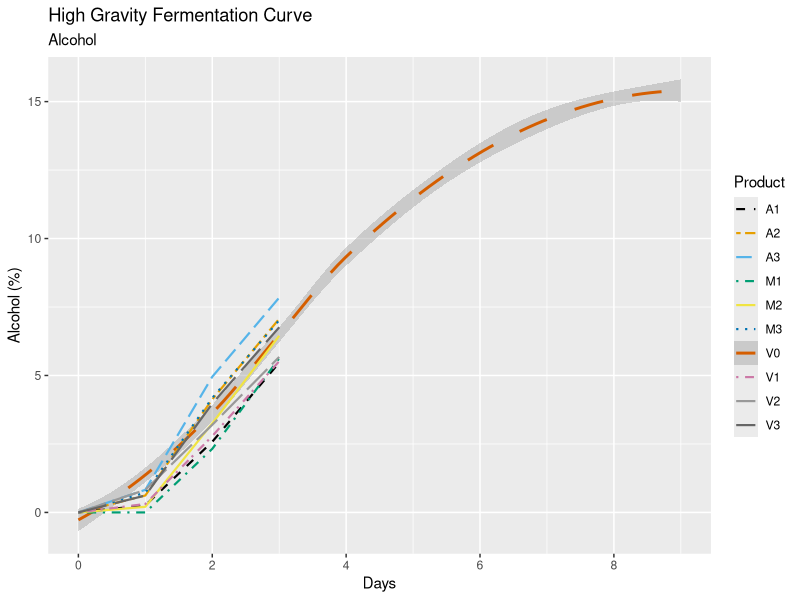
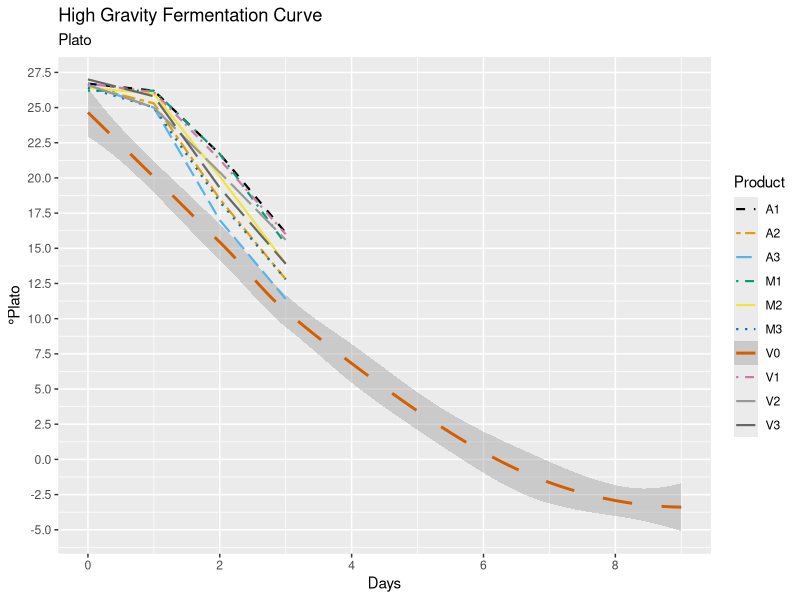
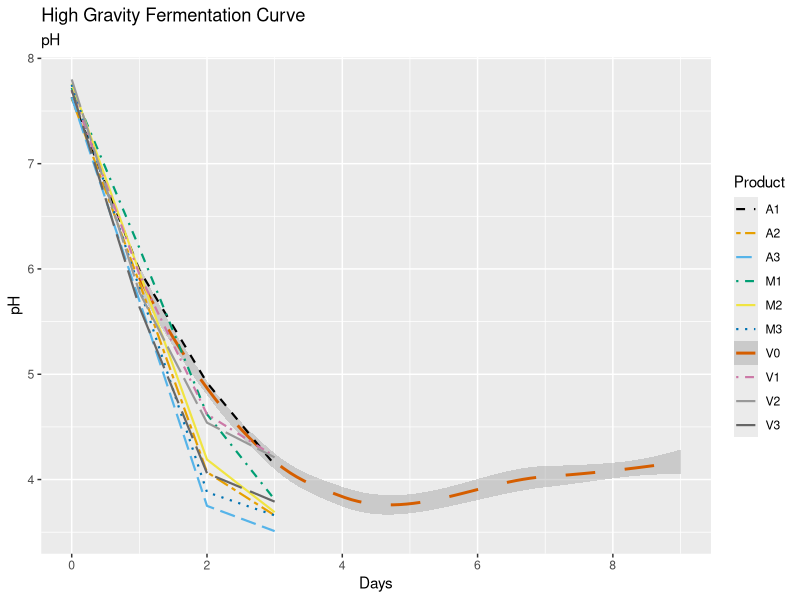
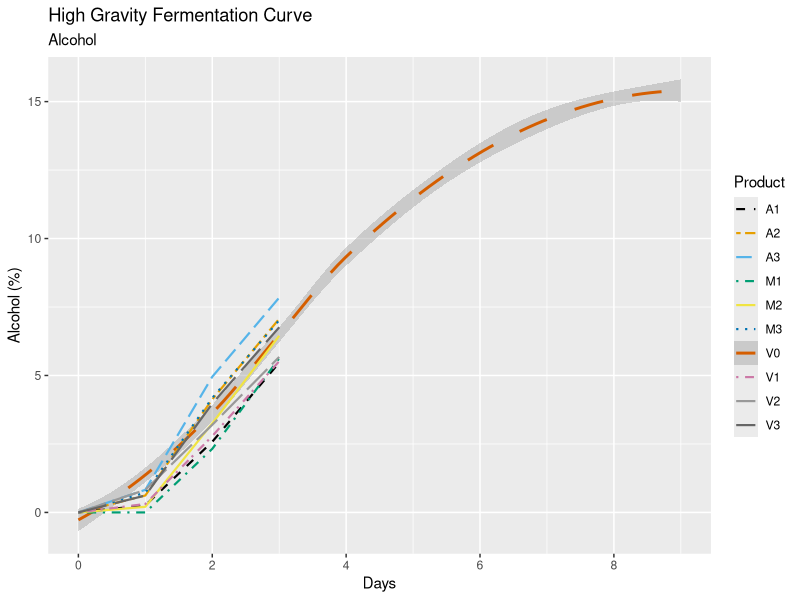
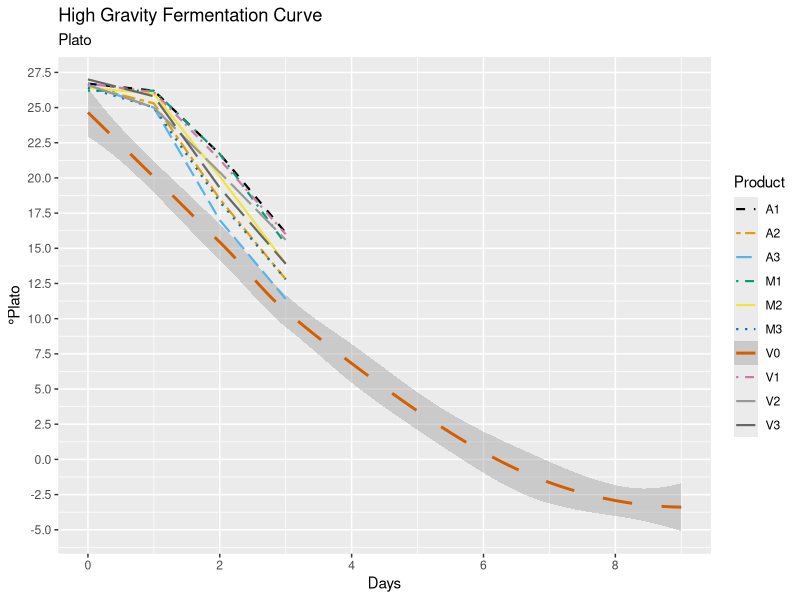
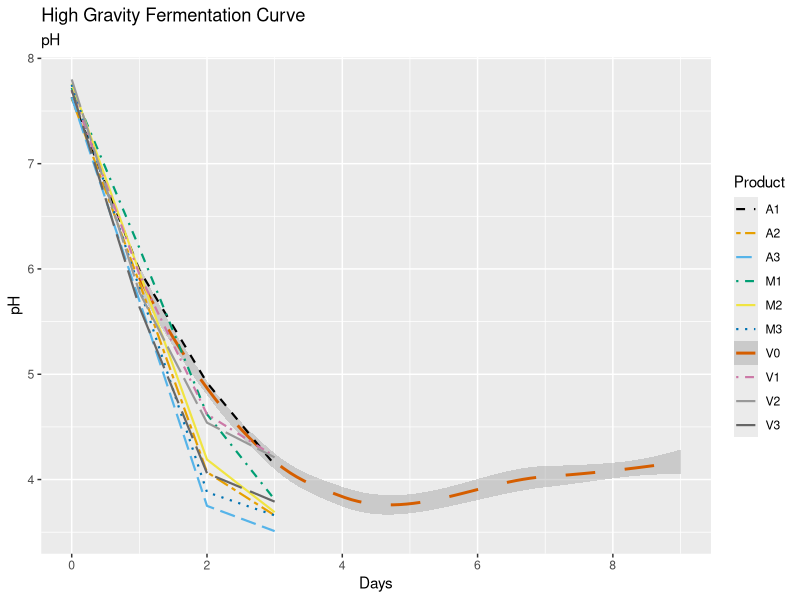

Recreate these plots in R, in order.
install.packages("tidyverse")
library(tidyverse)
install.packages("ggrepel")
library(ggrepel)


# Loading in csv file
spr22 <- read_csv("Spr2022.csv")

# Filters to pull historical data in and out.
# Previous Gusmer experiment data listed as V0
csu <- spr22 %>% 
  filter(product %in% c("A1","A2","A3","M1","M2","M3","V1","V2","V3"))
v0 <- spr22 %>% 
  filter(product %in% c("V0"))

# Colorblind-friendly palette and line types
cbPalette <- c("#000000","#E69F00","#56B4E9","#009E73","#F0E442","#0072B2","#D55E00","#CC79A7","#999999","#666666")
lineVariation <- c("dashed","twodash","longdash","dotdash","solid","dotted","aa","1342","D3","D4")

# Plot looking at alcohol production over time
ggplot(data=spr22,aes(x=day,y=alcohol*100,color=product,linetype=product))+
  geom_smooth(data=v0)+
  geom_line(data=csu,size=.75)+
  labs(title="High Gravity Fermentation Curve",
       subtitle="Alcohol",
       x="Days",
       y="Alcohol (%)",
       colour="Product",
       linetype="Product")+
  scale_color_manual(values=cbPalette)+
  scale_linetype_manual(values=lineVariation)+
  scale_x_continuous(breaks=seq(0,15,2))

ggsave("alcohol.png",width=8.5,height=5)

# Plot looking at plato reduction over time
ggplot(data=spr22,aes(x=day,y=plato,color=product,linetype=product))+
  geom_smooth(data=v0)+
  geom_line(data=csu,size=.75)+
  labs(title="High Gravity Fermentation Curve",
       subtitle="Plato",
       x="Days",
       y="°Plato",
       colour="Product",
       linetype="Product")+
  scale_color_manual(values=cbPalette)+
  scale_linetype_manual(values=lineVariation)+
  scale_x_continuous(breaks=seq(0,15,2))+
  scale_y_continuous(breaks=seq(-5,28,2.5))

ggsave("plato.png",width=8.5,height=5)

# Plot looking at pH change over time
ggplot(data=spr22,aes(x=day,y=pH,color=product,linetype=product))+
  geom_smooth(data=v0)+
  geom_line(data=csu,size=.75)+
  labs(title="High Gravity Fermentation Curve",
       subtitle="pH",
       x="Days",
       y="pH",
       colour="Product",
       linetype="Product")+
  scale_color_manual(values=cbPalette)+
  scale_linetype_manual(values=lineVariation)+
  scale_x_continuous(breaks=seq(0,15,2))

ggsave("pH.png",width=8.5,height=5)